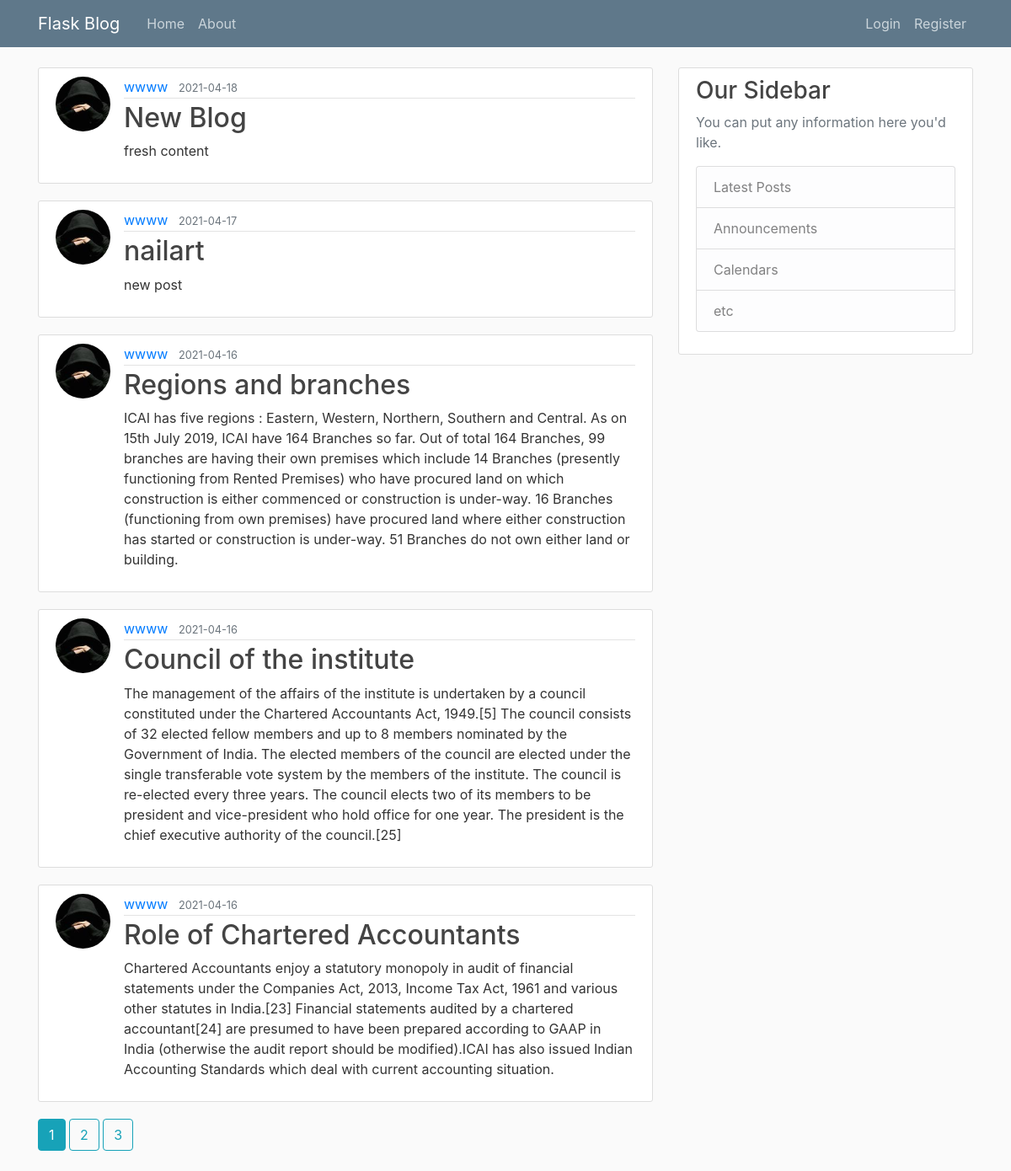
The page /home on the database its author committed.
### flaskblog/models.py (models this page shows, shortened)
class Post(db.Model):
    id = db.Column(db.Integer, primary_key=True)
    title = db.Column(db.String(100), nullable=False)
    date_posted = db.Column(db.DateTime, nullable=False, default=datetime.utcnow)
    content = db.Column(db.Text, nullable=False)
    user_id = db.Column(db.Integer, db.ForeignKey('user.id'), nullable=False)

class User(db.Model, UserMixin):
    id = db.Column(db.Integer, primary_key=True)
    username = db.Column(db.String(20), unique=True, nullable=False)
    email = db.Column(db.String(120), unique=True, nullable=False)
    image_file = db.Column(db.String(20), nullable=False, default='default.jpg')
    password = db.Column(db.String(60), nullable=False)
    posts = db.relationship('Post', backref='author', lazy=True)

### flaskblog/main/routes.py (the view)
@main.route("/")
@main.route("/home")
def home():
    page = request.args.get('page', 1, type=int)
    posts = Post.query.order_by(Post.date_posted.desc()).paginate(page=page, per_page=5)
    return render_template('home.html', posts=posts)

### flaskblog/templates/home.html
{% extends "layout.html" %}
{% block content %}
    {% for post in posts.items %}
        <article class="media content-section">
          <img class="rounded-circle article-img" src="{{ url_for('static', filename='profile_pics/' + post.author.image_file) }}">
          <div class="media-body">
            <div class="article-metadata">
              <a class="mr-2" href="{{ url_for('users.user_posts', username=post.author.username) }}">{{ post.author.username }}</a>
              <small class="text-muted">{{ post.date_posted.strftime('%Y-%m-%d') }}</small>
            </div>
            <h2><a class="article-title" href="{{ url_for('posts.post', post_id=post.id) }}">{{ post.title }}</a></h2>
            <p class="article-content">{{ post.content }}</p>
          </div>
        </article>
    {% endfor %}
    {% for page_num in posts.iter_pages(left_edge=1, right_edge=1, left_current=1, right_current=2) %}
      {% if page_num %}
        {% if posts.page == page_num %}
          <a class="btn btn-info mb-4" href="{{ url_for('main.home', page=page_num) }}">{{ page_num }}</a>
        {% else %}
          <a class="btn btn-outline-info mb-4" href="{{ url_for('main.home', page=page_num) }}">{{ page_num }}</a>
        {% endif %}
      {% else %}
        ...
      {% endif %}
    {% endfor %}
{% endblock content %}

### flaskblog/templates/layout.html (shortened to what this page needs)
<!DOCTYPE html>
<html>
<head>
    <link rel="stylesheet" href="https://maxcdn.bootstrapcdn.com/bootstrap/4.0.0/css/bootstrap.min.css">
    <link rel="stylesheet" type="text/css" href="{{ url_for('static', filename='main.css') }}">
</head>
<body>
    <header class="site-header">
      <nav class="navbar navbar-expand-md navbar-dark bg-steel fixed-top">
        <div class="container">
          <a class="navbar-brand mr-4" href="/">Flask Blog</a>
          <div class="collapse navbar-collapse" id="navbarToggle">
            <div class="navbar-nav mr-auto">
              <a class="nav-item nav-link" href="{{ url_for('main.home') }}">Home</a>
              <a class="nav-item nav-link" href="{{ url_for('main.about') }}">About</a>
            </div>
            <div class="navbar-nav">
              {% if current_user.is_authenticated %}
              <a class="nav-item nav-link" href="{{ url_for('posts.new_post') }}">New Post</a>
                <a class="nav-item nav-link" href="{{ url_for('users.account') }}">Account</a>
                <a class="nav-item nav-link" href="{{ url_for('users.logout') }}">Logout</a>
              {% else %}
                <a class="nav-item nav-link" href="{{ url_for('users.login') }}">Login</a>
                <a class="nav-item nav-link" href="{{ url_for('users.register') }}">Register</a>
              {% endif %}
            </div>
          </div>
        </div>
      </nav>
    </header>
    <main role="main" class="container">
      <div class="row">
        <div class="col-md-8">
          {% block content %}{% endblock %}
        </div>
        <div class="col-md-4">
          <div class="content-section">
            <h3>Our Sidebar</h3>
            <p class='text-muted'>You can put any information here you'd like.
              <ul class="list-group">
                <li class="list-group-item list-group-item-light">Latest Posts</li>
                <li class="list-group-item list-group-item-light">Announcements</li>
                <li class="list-group-item list-group-item-light">Calendars</li>
                <li class="list-group-item list-group-item-light">etc</li>
              </ul>
            </p>
          </div>
        </div>
      </div>
    </main>
</body>
</html>

### flaskblog/static/main.css (style rules this page uses)
body { background: #fafafa; color: #333333; margin-top: 5rem; }
h1, h2, h3, h4, h5, h6 { color: #444444; }
.bg-steel { background-color: #5f788a; }
.site-header .navbar-nav .nav-link { color: #cbd5db; }
.content-section { background: #ffffff; padding: 10px 20px; border: 1px solid #dddddd; border-radius: 3px; margin-bottom: 20px; }
.article-title { color: #444444; }
.article-content { white-space: pre-line; }
.article-img { height: 65px; width: 65px; margin-right: 16px; }
.article-metadata { padding-bottom: 1px; margin-bottom: 4px; border-bottom: 1px solid #e3e3e3 }

### rows shown on the page
Post: image_file (picture), author.username "wwww", date_posted "2021-04-18", title "New Blog", content "fresh content"
Post: image_file (picture), author.username "wwww", date_posted "2021-04-17", title "nailart", content "new post"
Post: image_file (picture), author.username "wwww", date_posted "2021-04-16", title "Regions and branches", content "ICAI has five regions : Eastern, Western, Northern, Southern and Central. As on 15th July 2019, ICAI have 164 Branches so far. Out of total 164 Branches, 99 branches are having their own premises which include 14 Branches (presently functioning from Rented Premises) who have procured land on which construction is either commenced or construction is under-way. 16 Branches (functioning from own premises) have procured land where either construction has started or construction is under-way. 51 Branches do not own either land or building."
Post: image_file (picture), author.username "wwww", date_posted "2021-04-16", title "Council of the institute", content "The management of the affairs of the institute is undertaken by a council constituted under the Chartered Accountants Act, 1949.[5] The council consists of 32 elected fellow members and up to 8 members nominated by the Government of India. The elected members of the council are elected under the single transferable vote system by the members of the institute. The council is re-elected every three years. The council elects two of its members to be president and vice-president who hold office for one year. The president is the chief executive authority of the council.[25]"
Post: image_file (picture), author.username "wwww", date_posted "2021-04-16", title "Role of Chartered Accountants", content "Chartered Accountants enjoy a statutory monopoly in audit of financial statements under the Companies Act, 2013, Income Tax Act, 1961 and various other statutes in India.[23] Financial statements audited by a chartered accountant[24] are presumed to have been prepared according to GAAP in India (otherwise the audit report should be modified).ICAI has also issued Indian Accounting Standards which deal with current accounting situation."

### other values the page prints
{{ page_num }} "1"
{{ page_num }} "2" "3"
